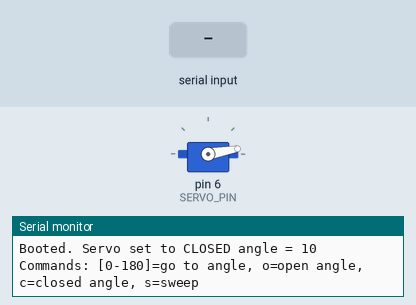
Recording of a sketch running on a simulated Arduino Uno, built with avr-gcc and run on an emulated ATmega328P. Shown: servo, the last lines printed to the serial monitor. The test bench sets the inputs (shaded band).

Above: at 1.4 s.
1.5 s: "s\n" received over Serial
At 3.72 s:
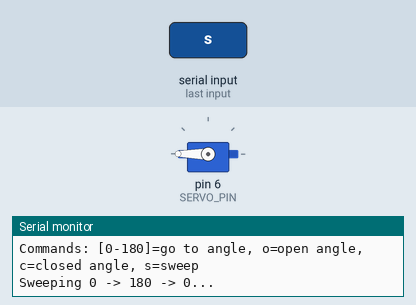
4.5 s: "o\n" received over Serial
At 6.8 s:
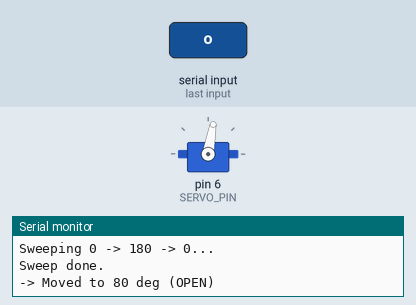
7.5 s: "c\n" received over Serial
At 8.7 s:
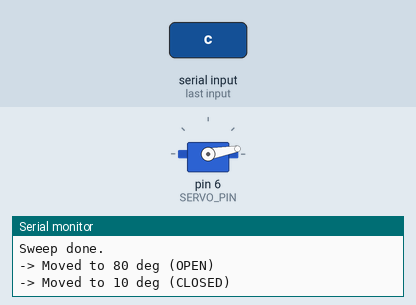
Timing chart, 0 to 10.5 s (numbered marks = the images above; inputs shaded):
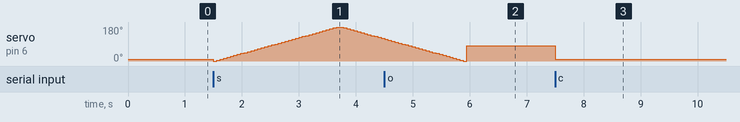

The sketch:

servo_calibration.ino
```cpp
/*
  eBALIK — Servo Calibration / Test Sketch
  -----------------------------------------
  Standalone sketch to isolate and recalibrate the door-flap servo,
  independent of the rest of the eBALIK firmware (no RFID, IR, LCD, buzzer).

  Wiring:
    Servo signal -> D6 (SERVO_PIN)
    Servo power  -> EXTERNAL 5V supply (NOT the Arduino 5V pin) if you were
                    seeing resets/brownouts during servo movement.
    Servo GND    -> common ground with Arduino GND.

  Usage (Serial Monitor, 115200 baud, "Newline" line ending):
    Type a number 0-180 and press Enter to move the servo to that angle.
    Type "o" to jump to the currently-defined OPEN angle.
    Type "c" to jump to the currently-defined CLOSED angle.
    Type "s" to run a slow sweep 0->180->0 (useful to watch linkage travel).

  Once you find the correct angles for your physical build, update:
    SERVO_CLOSED_ANGLE / SERVO_OPEN_ANGLE below AND in
    arduino/eBALIK_arduino/eBALIK_arduino.ino
*/

#include <Servo.h>

#define SERVO_PIN 6

// Current best-guess calibration — change these as you test
int SERVO_CLOSED_ANGLE = 10;
int SERVO_OPEN_ANGLE   = 80;

Servo shelfServo;

void setup() {
  Serial.begin(115200);
  delay(200);

  shelfServo.attach(SERVO_PIN);
  shelfServo.write(SERVO_CLOSED_ANGLE);

  Serial.println(F("=== eBALIK Servo Calibration Test ==="));
  Serial.print(F("Booted. Servo set to CLOSED angle = "));
  Serial.println(SERVO_CLOSED_ANGLE);
  Serial.println(F("Commands: [0-180]=go to angle, o=open angle, c=closed angle, s=sweep"));
}

void loop() {
  if (Serial.available()) {
    String input = Serial.readStringUntil('\n');
    input.trim();

    if (input.length() == 0) return;

    if (input.equalsIgnoreCase("o")) {
      moveTo(SERVO_OPEN_ANGLE, "OPEN");
    } else if (input.equalsIgnoreCase("c")) {
      moveTo(SERVO_CLOSED_ANGLE, "CLOSED");
    } else if (input.equalsIgnoreCase("s")) {
      Serial.println(F("Sweeping 0 -> 180 -> 0..."));
      for (int a = 0; a <= 180; a += 5) {
        shelfServo.write(a);
        delay(60);
      }
      for (int a = 180; a >= 0; a -= 5) {
        shelfServo.write(a);
        delay(60);
      }
      Serial.println(F("Sweep done."));
    } else {
      // Try to parse as a plain angle number
      int angle = input.toInt();
      bool isNumeric = true;
      for (unsigned int i = 0; i < input.length(); i++) {
        if (!isDigit(input[i])) { isNumeric = false; break; }
      }
      if (isNumeric && angle >= 0 && angle <= 180) {
        moveTo(angle, "manual");
      } else {
        Serial.println(F("Unrecognized input. Use 0-180, 'o', 'c', or 's'."));
      }
    }
  }
}

void moveTo(int angle, const char* label) {
  shelfServo.write(angle);
  Serial.print(F("-> Moved to "));
  Serial.print(angle);
  Serial.print(F(" deg ("));
  Serial.print(label);
  Serial.println(F(")"));
}
```

Measured:
- after the input at 7.5 s, servo on pin 6 (SERVO_PIN): 80° → 10° at once
